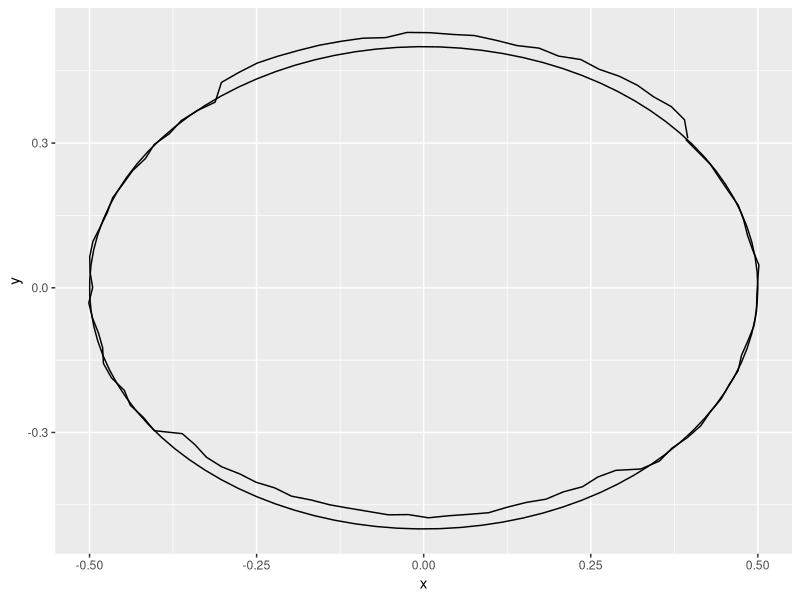
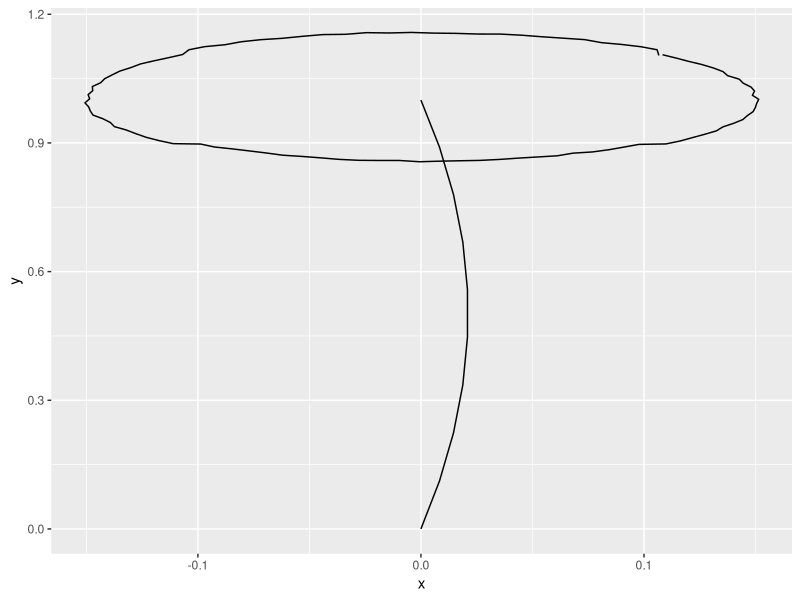

Generate these figures, in order, with R: (Note: this script raises an error after producing the figures.)
library(ggplot2)
library(grid)

qplot
?rep

runif
circleFun <- function(center = c(0,0),diameter = 1, npoints = 100){
    r = diameter / 2
    tt <- seq(0,2*pi,length.out = npoints)
    xx <- center[1] + r * cos(tt)
    yy <- center[2] + r * sin(tt)
    return(data.frame(x = xx, y = yy))
}


## ============================================================
## cabeza
## ============================================================

## http://stackoverflow.com/questions/6862742/draw-a-circle-with-ggplot2
circlehead <- function(center = c(0,0),diameter = 1, npoints = 100, ...){
    r <- rep( diameter / 2, npoints )
    alpha <-  runif(1, pi/6, pi/3)
    tt <- seq(alpha,2*pi + alpha,length.out = npoints)
    r <- jitter(r, factor=0.49, ...)
    sector <-  tt > alpha & tt <= ( pi/ 2 + alpha)
    r[ sector ] <- r[sector] * 1.05
    sector <-  tt > ( 2 * pi/2 + alpha)  & tt < (3* pi/ 2 +alpha)
    r[ sector ] <- r[sector] * 0.95    
    xx <- center[1] + r * cos(tt) 
    yy <- center[2] + r * sin(tt)
    return(data.frame(x = xx, y = yy))
}

head <- function(center = c(0,0), diameter = 1, npoints = 100,... ) {
  data <- circlehead(center,diameter, npoints )
  geom_path(mapping=aes(x,y),data = data,...)
}


ggplot() + head() + geom_path(mapping=aes(x,y), data = circleFun() )



## ============================================================
## Linea tronco, brazos, piernas
## ============================================================

library(grid)

?bezier

databone <- function( begin= c(0,0), distance = 1, angle = pi/2, npoints = 10, ... ) {
  require(Hmisc) # bezier
  middleoriginal <- c(begin[1] + distance * cos( angle ) / 2  ,begin[2] +  distance * sin(angle) / 2)
  middle <- jitter(middleoriginal, ...)
  end <- c( begin[1] + distance * cos( angle ), begin[2] + distance * sin(angle) )
  data <- data.frame(bezier(c(begin[1], middle[1], end[1]),  # Generate
                            c(begin[2], middle[2], end[2]),  # X & y
                            evaluation = npoints))
  data
}

bone <- function( begin= c(0,0), distance = 1, angle = pi/2, npoints = 10, ... ) {
  geom_path(mapping=aes(x,y),data = databone(begin, distance, angle, npoints, ...) , ...)
}


data


ggplot() + bone() +head(center=c(0,1),diameter=0.3)

## ============================================================
## cartoon character
## ============================================================

centerofhead <- c(0,0)
scale <- 1
angleofspine <-   - pi / 2 # 
anglerighthumerus <- -pi/6
anglelefthumerus <- pi + pi/6
anglerightradius <- 0
angleleftradius <- - pi/4
angleleftleg <- 3*pi/2  + pi / 12 
anglerightleg <- 3*pi/2  - pi / 12
angleofneck <- runif(1, min = 3 * pi / 2 - pi/10 , max = 3 * pi / 2 + pi/10)




centerofhead <- c(0,0)
scale <- 1
angleofspine <-   - pi / 2 # 
anglerighthumerus <- -pi/6
anglelefthumerus <- pi + pi/6
anglerightradius <- 0
angleleftradius <- - pi/4
angleleftleg <- 3*pi/2  + pi / 12 
anglerightleg <- 3*pi/2  - pi / 12
angleofneck <- runif(1, min = 3 * pi / 2 - pi/10 , max = 3 * pi / 2 + pi/10)

diameterofhead <- 1 * scale
lengthofspine <- diameterofhead * 1
lengthofleg <- lengthofspine * 1.2
lengthofhumerus <- lengthofspine * 0.6
lengthofradius <- lengthofspine * 0.5
beginspine <- centerofhead + (diameterofhead / 2) * c( cos(angleofneck), sin( angleofneck))
endspine <- beginspine + lengthofspine * c( cos( angleofspine), sin(angleofspine))
endrighthumerus <- beginspine + lengthofhumerus * c( cos( anglerighthumerus), sin(anglerighthumerus))
endlefthumerus <- beginspine + lengthofhumerus * c( cos( anglelefthumerus), sin(anglelefthumerus))

p <- ggplot() + #coord_equal() +
 head(center=centerofhead,diameter=diameterofhead) + # head
  bone(begin = beginspine, distance = lengthofspine , angle = angleofspine, factor = 1.2  ) + # spine
  bone(begin = beginspine, distance = lengthofhumerus, angle = anglerighthumerus, factor = 0.20) + # right humerus
  bone(begin = endrighthumerus, distance = lengthofradius, angle = anglerightradius , factor = 0.20) +
  bone(begin = beginspine, distance = lengthofhumerus, angle = anglelefthumerus, factor = 0.20) +
  bone(begin = endlefthumerus, distance = lengthofradius, angle = angleleftradius, factor = 0.20) +
  bone(begin = endspine, distance = lengthofleg, angle = angleleftleg, factor = 0.20) + # Leg
  bone(begin = endspine, distance = lengthofleg, angle = anglerightleg, factor = 0.20) # Leg








cartooncharacterequalscaled <- function( centerofhead = c(0,0),
                             scale = 1,
                             angleofspine =   - pi / 2 ,
                             anglerighthumerus = -pi/6,
                             anglelefthumerus = pi + pi/6,
                             anglerightradius = 0,
                             angleleftradius = - pi/4,
                             angleleftleg = 3*pi/2  + pi / 12 ,
                             anglerightleg = 3*pi/2  - pi / 12,
                             angleofneck = runif(1, min = 3 * pi / 2 - pi/10 , max = 3 * pi / 2 + pi/10)) {

diameterofhead <- 1 * scale
lengthofspine <- diameterofhead * 1
lengthofleg <- lengthofspine * 1.2
lengthofhumerus <- lengthofspine * 0.6
lengthofradius <- lengthofspine * 0.5
beginspine <- centerofhead + (diameterofhead / 2) * c( cos(angleofneck), sin( angleofneck))
endspine <- beginspine + lengthofspine * c( cos( angleofspine), sin(angleofspine))
endrighthumerus <- beginspine + lengthofhumerus * c( cos( anglerighthumerus), sin(anglerighthumerus))
endlefthumerus <- beginspine + lengthofhumerus * c( cos( anglelefthumerus), sin(anglelefthumerus))

c(head(center=centerofhead,diameter=diameterofhead), # head
  bone(begin = beginspine, distance = lengthofspine , angle = angleofspine, factor = 1.2  ), # spine
  bone(begin = beginspine, distance = lengthofhumerus, angle = anglerighthumerus, factor = 0.20) , # right humerus
  bone(begin = endrighthumerus, distance = lengthofradius, angle = anglerightradius , factor = 0.20),
  bone(begin = beginspine, distance = lengthofhumerus, angle = anglelefthumerus, factor = 0.20),
  bone(begin = endlefthumerus, distance = lengthofradius, angle = angleleftradius, factor = 0.20),
  bone(begin = endspine, distance = lengthofleg, angle = angleleftleg, factor = 0.20), # Leg
  bone(begin = endspine, distance = lengthofleg, angle = anglerightleg, factor = 0.20)) # Leg
}
  


ggplot() + geom_smooth(mapping=aes(x,y),data=data) +cartooncharacter() + coord_equal() 




cartooncharacter <- function( centerofhead = c(0,0),
                             scale = 1,
                             xrange = 10,
                             yrange = 100,
                             angleofspine =   - pi / 2 ,
                             anglerighthumerus = -pi/6,
                             anglelefthumerus = pi + pi/6,
                             anglerightradius = 0,
                             angleleftradius = - pi/4,
                             angleleftleg = 3*pi/2  + pi / 12 ,
                             anglerightleg = 3*pi/2  - pi / 12,
                             angleofneck = runif(1, min = 3 * pi / 2 - pi/10 , max = 3 * pi / 2 + pi/10)) {

diameterofhead <- 1 * scale
lengthofspine <- diameterofhead * 1
lengthofleg <- lengthofspine * 1.2
lengthofhumerus <- lengthofspine * 0.6
lengthofradius <- lengthofspine * 0.5
beginspine <- centerofhead + (diameterofhead / 2) * c( cos(angleofneck), sin( angleofneck))
endspine <- beginspine + lengthofspine * c( cos( angleofspine), sin(angleofspine))
endrighthumerus <- beginspine + lengthofhumerus * c( cos( anglerighthumerus), sin(anglerighthumerus))
endlefthumerus <- beginspine + lengthofhumerus * c( cos( anglelefthumerus), sin(anglelefthumerus))

c(head(center=centerofhead,diameter=diameterofhead), # head
  bone(begin = beginspine, distance = lengthofspine , angle = angleofspine, factor = 1.2  ), # spine
  bone(begin = beginspine, distance = lengthofhumerus, angle = anglerighthumerus, factor = 0.20) , # right humerus
  bone(begin = endrighthumerus, distance = lengthofradius, angle = anglerightradius , factor = 0.20),
  bone(begin = beginspine, distance = lengthofhumerus, angle = anglelefthumerus, factor = 0.20),
  bone(begin = endlefthumerus, distance = lengthofradius, angle = angleleftradius, factor = 0.20),
  bone(begin = endspine, distance = lengthofleg, angle = angleleftleg, factor = 0.20), # Leg
  bone(begin = endspine, distance = lengthofleg, angle = anglerightleg, factor = 0.20)) # Leg
}
  
 


+head(center=c(0,1),diameter=0.3)


?geom_path
?stat_smooth

jitter(r)
bezierGrob
grob
validGrob


##And a demonstration of its use:
dat <- circleFun(c(1,-1),2.3,npoints = 100, factor=0.5)
#geom_path will do open circles, geom_polygon will do filled circles
p1 <- ggplot(dat,aes(x,y)) + geom_path()
p1

dat2 <- circleFun(c(1,-1),2.4,npoints = 100)
p2 <- ggplot(dat2,aes(x,y)) + geom_path()

p1 + p2

ggplot() + geom_path(mapping=aes(x,y),data = dat) +  geom_path(mapping=aes(x,y),data = dat2)


cabeza()

ggplot() +  geom_path(mapping=aes(x,y),data = dat2) +cabeza()  

?jitter


data(iris)
iris

ggplot() + geom_path(mapping=aes(x=Sepal.Length,y=Sepal.Width), data = iris) + geom_path(mapping=aes(x=Petal.Length,y=Petal.Width), data = iris)

fun1 <- function(data) {
  names(data) <- c("x","y")
  geom_path(mapping=aes(x=x,y=y), data = data)
}

ggplot() + fun1(iris[,c(1:2)]) + fun1(iris[,c(3:4)])  # Funciona

fun2 <- function(data) {
  c(geom_path(mapping=aes(x=Sepal.Length,y=Sepal.Width), data = data), geom_path(mapping=aes(x=Petal.Length,y=Petal.Width), data = data))
}

ggplot() + fun2(iris)

geom_path(mapping=aes(x=Sepal.Length,y=Sepal.Width), data = iris) + geom_path(mapping=aes(x=Petal.Length,y=Petal.Width), data = iris)
